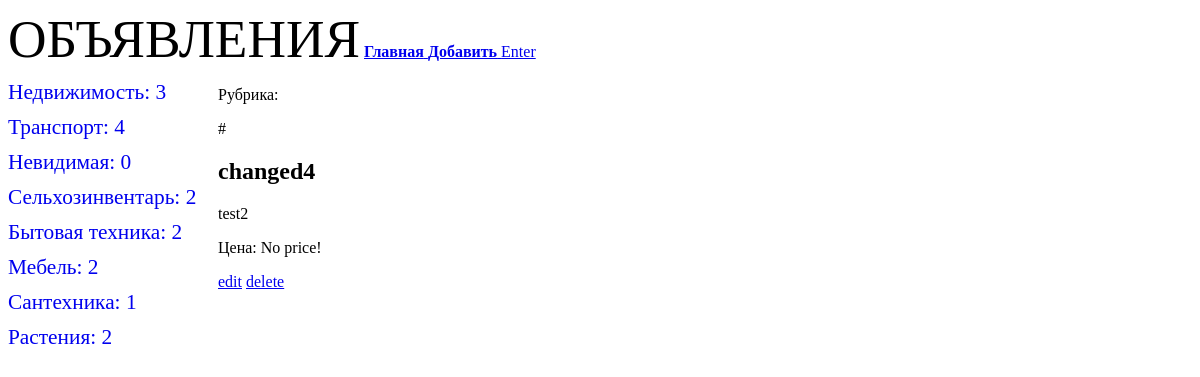
/bboard/detail/24/, run on an earlier commit of the app's database.
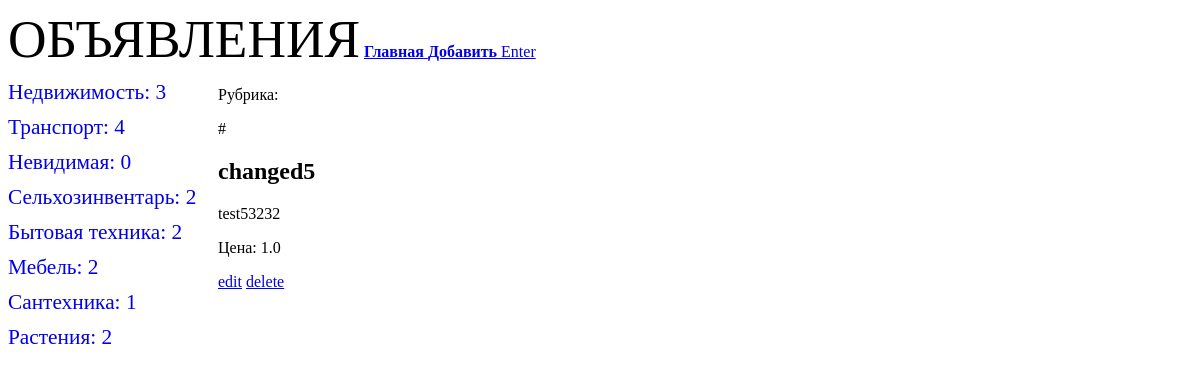
And on a later commit of the database.
### bboard/models.py (models this page shows, shortened)
class Bb(models.Model):
    class Kinds(models.TextChoices):
                    BUY = 'b', 'Куплю'
                    SELL = 's', 'Продам'
                    EXCHANGE = 'с', 'Обменяю'
                    RENT = 'r'
                    __empty__ = 'Выберите тип публикуемого объявления'
    kind = models.CharField(
        max_length=1,choices=Kinds.choices,default=Kinds.SELL
        )
    title = models.CharField(
        max_length=50, verbose_name='Товар',
        validators=[validators.MinLengthValidator(get_min_length)],
                                    )
    content = models.TextField(
        null=True, blank=True, verbose_name='Описание'
        )
    price = models.FloatField(
        null=True, blank=True, verbose_name="Цена",
        )
    published = models.DateTimeField(
        auto_now_add=True, db_index=True, verbose_name="Опубликовано"
        )
    changed = models.DateTimeField(
        auto_now=True, db_index=True, verbose_name="Изменено"
        )
    rubric = models.ForeignKey(
        'Rubric', null=True, on_delete=models.PROTECT, verbose_name='Рубрика',
        limit_choices_to={'show': True} #  limit_choices_to в форме работает но отображается на сайте
        )
    class Meta:
        verbose_name_plural = 'Объявления'
        verbose_name        = 'Объявление'
        ordering            = ['-published']
        unique_together     = ('title', 'price')    # Ограничение на уже имеющуюся комбинацию в БД

### bboard/views.py (the view)
# urls.py: path('detail/<int:pk>/', BbDetailView.as_view(), name='detail'),
class BbDetailView(DetailView):
    model = Bb
    def get_context_data(self, **kwargs: any):
        context = super().get_context_data(**kwargs)
        context['rc'] = RC
        return context

### bboard/models.py (called while the page is built)
    def get_absolute_url(self):
        return f'/bboard/{self.pk}'

### bboard/templates/bboard/bb_detail.html (shortened to what this page needs)
{% extends "layout/basic.html" %}
{% block content %}
<p> Рубрика: {{ bb.rc.name }} </p>
<p># {{ forloop.counter }}</p>
<h2> {{ bb.title }} </h2>
<p> {{ bb.content }} </p>
<p> Цена: {{ bb.price|default:'No price!' }} </p>
<p><a href="{% url 'edit' pk=bb.pk %}">edit</a>
    <a href="{% url 'delete' pk=bb.pk %}">delete</a>
</p>
{% endblock %}

What changed in the data, as far as the page shows it:
changed Bb: title "changed4" → "changed5"; content "test2" → "test53232"; price "No price!" → "1.0"
